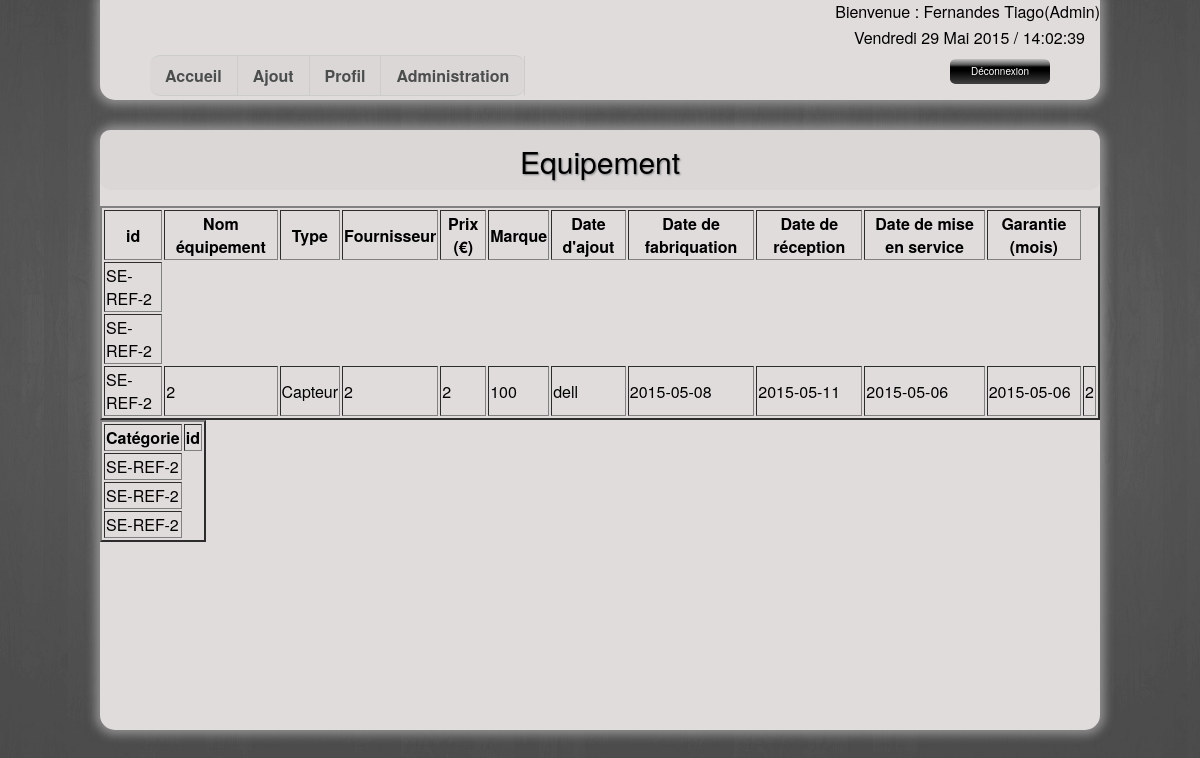
The page /Site/index.php (signed in) on the database its author committed.
### tables this page shows
CREATE TABLE IF NOT EXISTS `equipement` (
  `idEquipement` int(11) NOT NULL AUTO_INCREMENT,
  `nomEquiment` varchar(45) DEFAULT NULL,
  `idType` int(11) NOT NULL,
  `idFournisseur` int(11) NOT NULL,
  `prix` double DEFAULT NULL,
  `marque` varchar(45) DEFAULT NULL,
  `dateAjout` date DEFAULT NULL,
  `dateFabrication` date DEFAULT NULL,
  `dateReception` date DEFAULT NULL,
  `dateMiseService` date DEFAULT NULL,
  `garantie` int(11) DEFAULT NULL,
  PRIMARY KEY (`idEquipement`,`idType`,`idFournisseur`),
  KEY `fk_Equipement_Type_idx` (`idType`),
  KEY `fk_Equipement_Fournisseur1_idx` (`idFournisseur`)
);

### Site/fonctions.php (called while the page is built, shortened)
<?php
require_once('connexion.php');
function getAllEquipement(){
    global $pdo;
    $query = 'SELECT * FROM equipement ';
    try {
      $result = $pdo->query($query)->fetchAll(PDO::FETCH_ASSOC);
      return $result;
    }
    catch ( Exception $e ) {
      die ("Erreur dans la requete ".$e->getMessage());
    }
}
function getCategorieEquipement(){
    global $pdo;
        $query = "  SELECT CONCAT(`valeurCategorie`,'-',`valeurAcronime`,'-',`equipement`.`idEquipement`)
                    FROM `categorie_etiquette`,  `etiquette_equipement`, `equipement`, `acronime_has_categorie`, `acronime_etiquette`
                    WHERE `equipement`.`idEquipement` = `etiquette_equipement`.`idEquipement`
                    AND `etiquette_equipement`.`idCategorieEtiquette` = `categorie_etiquette`.`idCategorieEtiquette`
                    AND `equipement`.`idEquipement` = `etiquette_equipement`.`idEquipement`
                    AND `etiquette_equipement`.`idAcronimeEtiquette` = `acronime_etiquette`.`idAcronimeEtiquette`
                    ;";
        try {
            $result = $pdo->query($query)->fetchAll(PDO::FETCH_ASSOC);
            return $result;
        }
        catch ( Exception $e ) {
            die ("erreur dans la requete ".$e->getMessage());
        }
}

### Site/index.php (the view, shortened to what this page needs)
<?php
    require_once('fonctions.php');
    $listeEquipement = getAllEquipement($pdo);
                $listeCategorieEquipement = getCategorieEquipement($pdo);
?>
<!doctype html>
<html lang="fr">
   <head>
    <link rel="stylesheet" type="text/css" href="style.css">
    </head>
   <body>
    <?php require_once('entete.php'); ?>
        <div id ="contenu">
            <div id="banniere">Equipement</div>
        </p><table border=2>
          <th>id</th>
          <th>Nom équipement</th>
          <th>Type</th>
          <th>Fournisseur</th>
          <th>Prix (€)</th>
          <th>Marque</th>
          <th>Date d'ajout</th>
          <th>Date de fabriquation</th>
          <th>Date de réception</th>
          <th>Date de mise en service</th>
          <th>Garantie (mois)</th>
        <?php foreach ($listeEquipement as $cle=>$valeur): ?>
           <?php foreach ($listeCategorieEquipement as $cles=>$valeurs): ?>
              <tr>
                <?php foreach($valeurs as $vals): ?>
                    <td><?= htmlentities($vals) ?></td>
                <?php endforeach; ?>
            <?php endforeach; ?>
            <?php foreach ($valeur as $val): ?>
                <td><?= htmlentities($val) ?></td>
            <?php endforeach; ?>
            </tr>
         <?php endforeach; ?>
        </table>
        <table border=2>
           <th>Catégorie</th>
           <th>id</th>
            <?php foreach ($listeCategorieEquipement as $cle=>$valeur): ?>
              <tr>
                <?php foreach($valeur as $val): ?>
                    <td><?= htmlentities($val) ?></td>
                <?php endforeach; ?>
            <?php endforeach; ?>
              </tr>
        </table>
    </div>
   </body>
</html>

### Site/entete.php (shortened to what this page needs)
<nav id="entete">
       <?php require_once('information-utilisateur.php') ?>
        <div id="onglet">
            <ul id="nav">
                <li><a href="index.php">Accueil</a></li>
                <li><a href="ajout-element.php">Ajout</a></li>
                <li><a href="profil.php">Profil</a></li>
                <li><a href="admin.php">Administration</a></li>
           </ul>
        <div id="time">
            <span id="date_heure"></span>
        </div>
        <div class="deco">
            <a href="logout.php" onclick="return(confirm('Etes-vous sûr de vouloir vous déconnectez ? '));">Déconnexion</a>
        </div>
</nav>

### Site/information-utilisateur.php
<?php
    if (isset($_SESSION['nom']) && isset($_SESSION['role'])) {
        echo "<p style=text-align:right; margin-top: 10px;>Bienvenue : ".$_SESSION['nom']." ".$_SESSION['prenom']."(".$_SESSION['role'].")";
    }
    else
        header ('location: authentification.php');
?>

### Site/style.css (style rules this page uses)
html { background: url(image/bg.jpg) no-repeat center fixed; background-size: cover; font-family: "Helvetica Neue", Helvetica, arial, sans-serif; }
#entete { border-radius: 0px 0px 15px 15px; width: 1000px; height: 100px; margin-left: auto; margin-right: auto; margin-top: -16px; background-color: #E1DCDC; box-shadow: 0px 0px 10px 5px rgba(164, 162, 162, 0.75); -moz-box-shadow: 0px 0px 10px 5px rgba(164, 162, 162, 0.75); -webkit-box-shadow: 0px 0px 10px 5px rgba(164, 162, 162, 0.75); }
#time { position: relative: ; float:right; margin-right: 15px; margin-top: -13px; }
#contenu { border-radius:15px; width: 1000px; height: 600px; background-color: #E1DCDC; margin-left: auto; margin-right: auto; margin-top: 30px; box-shadow: 0px 0px 10px 5px rgba(164, 162, 162, 0.75); -moz-box-shadow: 0px 0px 10px 5px rgba(164, 162, 162, 0.75); -webkit-box-shadow: 0px 0px 10px 5px rgba(164, 162, 162, 0.75); }
#nav { border-radius: 10px; width: auto; float: left; margin-bottom: auto; margin-left: 40px; padding: 0; list-style: none; background-color: #DBD7D7; border-bottom: 1px solid #ccc; border-top: 1px solid #ccc; }
#nav li { float: left; }
#nav li a { display: block; padding: 8px 15px; text-decoration: none; font-weight: bold; color: #4C4D4D; border-right: 1px solid #ccc; }
#banniere { border-radius:10px; width: 1000px; height: 50px; background-color: #DBD7D7; font-size: 30px; text-shadow:1px 1px 2px gray; text-align: center; padding-top: 10px; }
.deco { position: absolute; margin-left: 300px; margin-top: 30px; }
.deco a { position: absolute; left:540px; top: -10px; display:block; width:100px; font-size: 10px; line-height:25px; text-align:center; vertical-align:middle; background:url(image/bouton-noir.png) no-repeat; color:white; text-decoration:none; }
#onglet { margin-left: 10px; }
body { height: auto; }

### rows shown on the page
equipement: vals "SE-REF-2", val "2", nomEquiment "Capteur", prix "100", marque "dell", dateAjout "2015-05-08", dateFabrication "2015-05-11", val "2015-05-06"

### other values the page prints
$_SESSION['nom'] "Fernandes"
$_SESSION['prenom'] "Tiago"
$_SESSION['role'] "Admin"
$val "SE-REF-2"
